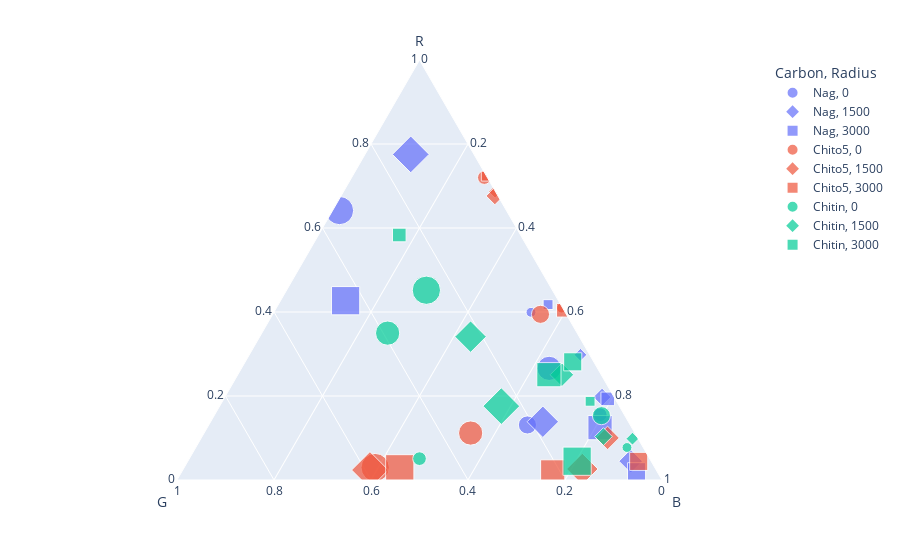

The notebook cell saved with this chart:
### Code cell
df4plot = pop_den_1d_df[(pop_den_1d_df["Rep"] == "rep1") & ((pop_den_1d_df["Radius"] == 0) | (pop_den_1d_df["Radius"] == 1500) | (pop_den_1d_df["Radius"] == 3000))]
fig = px.scatter_ternary(df4plot, a='R', b='G', c='B',
    size="Time", color="Carbon", symbol="Radius")
fig.write_image("results/1Drep1.pdf")
fig.show()

### Figure 1 — Plotly figure (JSON) as saved in the notebook; plotly's stock layout.template omitted (floating-point values rounded to 4 significant figures)
{"data": [{"a": [0.8379, 0.3993, 0.1555, 0.1311, 0.2658, 0.6415], "b": [0.000109, 0.07048, 0.04954, 0.2119, 0.09976, 0.3442], "c": [0.162, 0.5302, 0.7949, 0.657, 0.6344, 0.01428], "hovertemplate": "Carbon=Nag<br>Radius=0<br>R=%{a}<br>G=%{b}<br>B=%{c}<br>Time=%{marker.size}<extra></extra>", "legendgroup": "Nag, 0", "marker": {"color": "#636efa", "size": [0, 11, 21, 37, 66, 90], "sizemode": "area", "sizeref": 0.225, "symbol": "circle"}, "mode": "markers", "name": "Nag, 0", "showlegend": true, "subplot": "ternary", "type": "scatterternary"}, {"a": [0.447, 0.2981, 0.1974, 0.04482, 0.1386, 0.7753], "b": [0.005546, 0.01899, 0.02484, 0.04214, 0.1764, 0.1304], "c": [0.5475, 0.6829, 0.7778, 0.913, 0.685, 0.0943], "hovertemplate": "Carbon=Nag<br>Radius=1500<br>R=%{a}<br>G=%{b}<br>B=%{c}<br>Time=%{marker.size}<extra></extra>", "legendgroup": "Nag, 1500", "marker": {"color": "#636efa", "size": [0, 11, 21, 37, 66, 90], "sizemode": "area", "sizeref": 0.225, "symbol": "diamond"}, "mode": "markers", "name": "Nag, 1500", "showlegend": true, "subplot": "ternary", "type": "scatterternary"}, {"a": [0.5418, 0.4177, 0.1932, 0.01966, 0.1246, 0.4269], "b": [0.01282, 0.02606, 0.01524, 0.04256, 0.06542, 0.4389], "c": [0.4454, 0.5563, 0.7916, 0.9378, 0.8099, 0.1342], "hovertemplate": "Carbon=Nag<br>Radius=3000<br>R=%{a}<br>G=%{b}<br>B=%{c}<br>Time=%{marker.size}<extra></extra>", "legendgroup": "Nag, 3000", "marker": {"color": "#636efa", "size": [0, 11, 21, 37, 66, 90], "sizemode": "area", "sizeref": 0.225, "symbol": "square"}, "mode": "markers", "name": "Nag, 3000", "showlegend": true, "subplot": "ternary", "type": "scatterternary"}, {"a": [0.2, 0.4092, 0.7201, 0.3945, 0.1118, 0.02961], "b": [0.06991, 0.002553, 0.006255, 0.05332, 0.3386, 0.5766], "c": [0.7301, 0.5882, 0.2737, 0.5522, 0.5496, 0.3938], "hovertemplate": "Carbon=Chito5<br>Radius=0<br>R=%{a}<br>G=%{b}<br>B=%{c}<br>Time=%{marker.size}<extra></extra>", "legendgroup": "Chito5, 0", "marker": {"color": "#EF553B", "size": [0, 11, 21, 37, 66, 90], "sizemode": "area", "sizeref": 0.225, "symbol": "circle"}, "mode": "markers", "name": "Chito5, 0", "showlegend": true, "subplot": "ternary", "type": "scatterternary"}, {"a": [0.2455, 0.6864, 0.6764, 0.1002, 0.02616, 0.02376], "b": [0.05877, 0.0009055, 0.006374, 0.06214, 0.1512, 0.5903], "c": [0.6957, 0.3127, 0.3172, 0.8376, 0.8226, 0.3859], "hovertemplate": "Carbon=Chito5<br>Radius=1500<br>R=%{a}<br>G=%{b}<br>B=%{c}<br>Time=%{marker.size}<extra></extra>", "legendgroup": "Chito5, 1500", "marker": {"color": "#EF553B", "size": [0, 11, 21, 37, 66, 90], "sizemode": "area", "sizeref": 0.225, "symbol": "diamond"}, "mode": "markers", "name": "Chito5, 1500", "showlegend": true, "subplot": "ternary", "type": "scatterternary"}, {"a": [0.5267, 0.7235, 0.4041, 0.04433, 0.0193, 0.02667], "b": [0.05973, 0.0006206, 0.001251, 0.02585, 0.2156, 0.5273], "c": [0.4135, 0.2759, 0.5946, 0.9298, 0.7651, 0.446], "hovertemplate": "Carbon=Chito5<br>Radius=3000<br>R=%{a}<br>G=%{b}<br>B=%{c}<br>Time=%{marker.size}<extra></extra>", "legendgroup": "Chito5, 3000", "marker": {"color": "#EF553B", "size": [0, 11, 21, 37, 66, 90], "sizemode": "area", "sizeref": 0.225, "symbol": "square"}, "mode": "markers", "name": "Chito5, 3000", "showlegend": true, "subplot": "ternary", "type": "scatterternary"}, {"a": [0.3944, 0.07737, 0.05085, 0.1532, 0.3497, 0.4519], "b": [0.07935, 0.03348, 0.4746, 0.04829, 0.3908, 0.2599], "c": [0.5262, 0.8891, 0.4746, 0.7985, 0.2594, 0.2883], "hovertemplate": "Carbon=Chitin<br>Radius=0<br>R=%{a}<br>G=%{b}<br>B=%{c}<br>Time=%{marker.size}<extra></extra>", "legendgroup": "Chitin, 0", "marker": {"color": "#00cc96", "size": [0, 11, 21, 37, 66, 90], "sizemode": "area", "sizeref": 0.225, "symbol": "circle"}, "mode": "markers", "name": "Chitin, 0", "showlegend": true, "subplot": "ternary", "type": "scatterternary"}, {"a": [0.5246, 0.09837, 0.1034, 0.2505, 0.3413, 0.1759], "b": [0.1484, 0.01171, 0.06897, 0.08111, 0.2241, 0.2434], "c": [0.327, 0.8899, 0.8276, 0.6684, 0.4346, 0.5808], "hovertemplate": "Carbon=Chitin<br>Radius=1500<br>R=%{a}<br>G=%{b}<br>B=%{c}<br>Time=%{marker.size}<extra></extra>", "legendgroup": "Chitin, 1500", "marker": {"color": "#00cc96", "size": [0, 11, 21, 37, 66, 90], "sizemode": "area", "sizeref": 0.225, "symbol": "diamond"}, "mode": "markers", "name": "Chitin, 1500", "showlegend": true, "subplot": "ternary", "type": "scatterternary"}, {"a": [0.03038, 0.1874, 0.5833, 0.2814, 0.2507, 0.04473], "b": [0.06373, 0.05455, 0.25, 0.04336, 0.1078, 0.1526], "c": [0.9059, 0.7581, 0.1667, 0.6753, 0.6415, 0.8027], "hovertemplate": "Carbon=Chitin<br>Radius=3000<br>R=%{a}<br>G=%{b}<br>B=%{c}<br>Time=%{marker.size}<extra></extra>", "legendgroup": "Chitin, 3000", "marker": {"color": "#00cc96", "size": [0, 11, 21, 37, 66, 90], "sizemode": "area", "sizeref": 0.225, "symbol": "square"}, "mode": "markers", "name": "Chitin, 3000", "showlegend": true, "subplot": "ternary", "type": "scatterternary"}], "layout": {"legend": {"itemsizing": "constant", "title": {"text": "Carbon, Radius"}, "tracegroupgap": 0}, "margin": {"t": 60}, "ternary": {"aaxis": {"title": {"text": "R"}}, "baxis": {"title": {"text": "G"}}, "caxis": {"title": {"text": "B"}}, "domain": {"x": [0, 1], "y": [0, 1]}}}}
